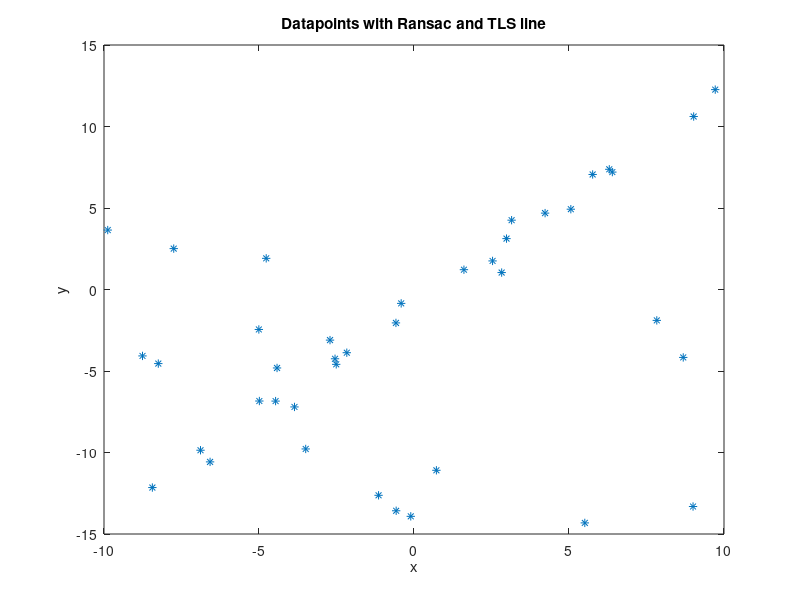

MATLAB code to generate this figure: (Note: this script raises an error after producing the figure.)
% Task 4: Fit lines to data points, using total least squares and 
% RANSAC + total least squares

% Clear up
clc;
close all;
clearvars;

% Begin by loading data points from linedata.mat
load linedata

N = length(xm); % number of data points

% Plot data
plot(xm, ym, '*'); hold on;
xlabel('x') 
ylabel('y')
title('Datapoints with Ransac and TLS line') % OBS - CHANGE TITLE!
x_fine = [min(xm)-0.05,max(xm)+0.05]; % used when plotting the fitted lines

% Fit a line to these data points with total least squares
% Here you should write code to obtain the p_ls coefficients (assuming the
% line has the form y = p_ls(1) * x + p_ls(2)).
%p_ls = [rand(), 6]; % REMOVE AND REPLACE WITH TOTAL LEAST SQUARES SOLUTION
p_ls = least_squares(xm,ym);
plot(x_fine, p_ls(1) * x_fine + p_ls(2))

% Fit a line to these data points using RANSAC and total least squares on the inlier set.



p_ransac = ransac(xm,ym); % REMOVE AND REPLACE WITH RANSAC SOLUTION
plot(x_fine, p_ransac(1) * x_fine + p_ransac(2), 'k--')

% Legend --> show which line corresponds to what (if you need to
% re-position the legend, you can modify rect below)
h=legend('data points', 'least-squares','RANSAC');
rect = [0.20, 0.65, 0.25, 0.25];
set(h, 'Position', rect)

% After having plotted both lines, it's time to compute errors for the
% respective lines. Specifically, for each line (the total least squares and the
% RANSAC line), compute the least square error and the total
% least square error. For the RANSAC solution compute errors on inlier set. 
% Note that the error is the sum of the individual
% squared errors for each data point! In total you should get 4 errors. Report these
% in your report, and comment on the results. OBS: Recall the distance formula
% between a point and a line from linear algebra, useful when computing orthogonal
% errors!

% WRITE CODE BELOW TO COMPUTE THE 4 ERRORS
disp('LS Error Ransac')
disp(p_ransac(3))
disp("TLS Error Ransac")
disp(p_ransac(4))
disp("LS error TLS")
disp(p_ls(3))
disp("TLS error TLS")
disp(p_ls(4))

